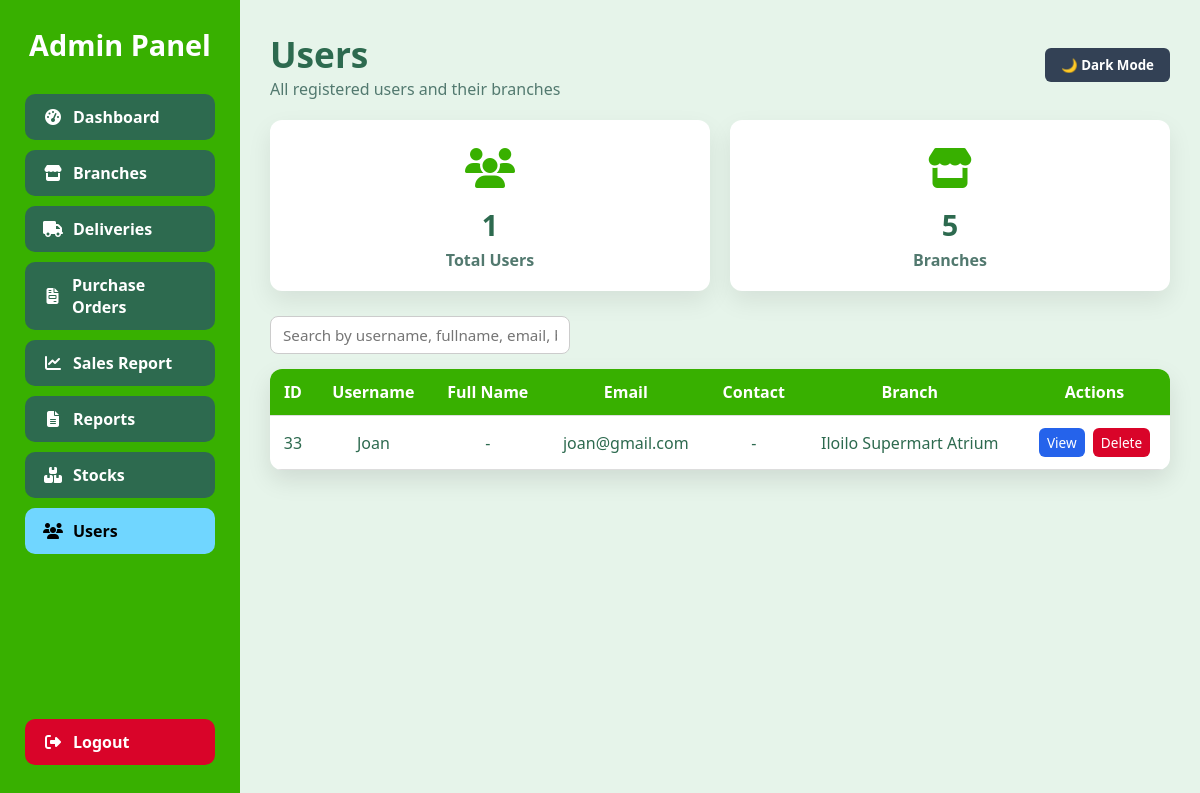
/users.php, run on an earlier commit of the app's database.
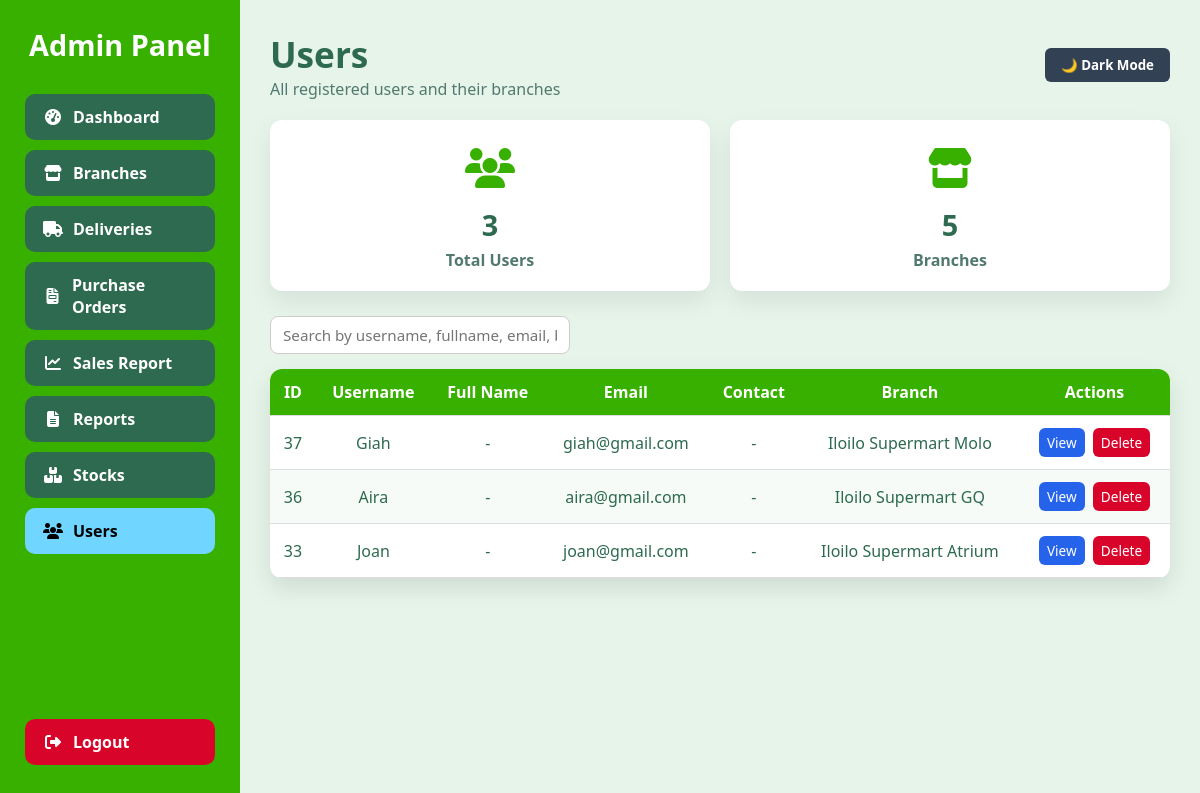
And on a later commit of the database.
### tables this page shows
CREATE TABLE `user` (
  `id` int(11) NOT NULL,
  `username` varchar(50) NOT NULL,
  `fullname` varchar(255) DEFAULT NULL,
  `email` varchar(100) NOT NULL,
  `contact` varchar(50) DEFAULT NULL,
  `photo` varchar(255) DEFAULT NULL,
  `password` varchar(255) NOT NULL,
  `created_at` timestamp NOT NULL DEFAULT current_timestamp(),
  `branch` varchar(100) NOT NULL,
  `branch_id` int(11) DEFAULT NULL
);

CREATE TABLE `branches` (
  `id` int(10) UNSIGNED NOT NULL,
  `branch_name` varchar(100) NOT NULL,
  `low_stock_threshold` int(10) UNSIGNED NOT NULL DEFAULT 100,
  `is_active` tinyint(1) NOT NULL DEFAULT 1,
  `created_at` datetime NOT NULL DEFAULT current_timestamp(),
  `updated_at` datetime NOT NULL DEFAULT current_timestamp() ON UPDATE current_timestamp()
);

### users_backend.php (called while the page is built, shortened)
<?php
include __DIR__ . '/../includes/db.php';
$total_users = $conn->query("SELECT COUNT(*) AS total FROM `user`");
$total_users = $total_users->fetch_assoc()['total'];
$total_branches = $conn->query("SELECT COUNT(*) AS total FROM branches");
$total_branches = $total_branches->fetch_assoc()['total'];
$users_result = $conn->query("
    SELECT u.id, u.username, u.fullname, u.email, u.contact, u.created_at,
           b.branch_name AS branch
    FROM `user` u
    LEFT JOIN branches b ON u.branch_id = b.id
    ORDER BY u.created_at DESC
");

### users.php (the view, shortened to what this page needs)
<?php
include __DIR__ . '/backend/users_backend.php';
?>
<!DOCTYPE html>
<html lang="en">
<head>
<link rel="stylesheet" href="https://cdnjs.cloudflare.com/ajax/libs/font-awesome/6.4.0/css/all.min.css">
</head>
<body>
<div class="wrapper">
<div class="sidebar">
    <h2>Admin Panel</h2>
    <a href="dashboard.php"><i class="fas fa-tachometer-alt"></i> Dashboard</a>
    <a href="branches.php"><i class="fas fa-store"></i> Branches</a>
    <a href="deliveries.php"><i class="fas fa-truck"></i> Deliveries</a>
    <a href="purchase_order.php"><i class="fas fa-file-invoice"></i> Purchase Orders</a>
    <a href="sales.php"><i class="fas fa-chart-line"></i> Sales Report</a>
    <a href="reports.php"><i class="fas fa-file-alt"></i> Reports</a>
    <a href="stocks.php"><i class="fas fa-boxes"></i> Stocks</a>
    <a href="users.php" class="active"><i class="fas fa-users"></i> Users</a>
    <a href="../index.html" class="logout"><i class="fas fa-sign-out-alt"></i> Logout</a>
</div>
<div class="main-content">
<div class="header">
    <div>
        <h1>Users</h1>
        <p>All registered users and their branches</p>
    </div>
    <button id="darkToggle">🌙 Dark Mode</button>
</div>
<div class="dashboard-grid">
    <div class="dashboard-card">
        <div class="icon"><i class="fas fa-users"></i></div>
        <h2><?= $total_users ?></h2>
        <p>Total Users</p>
    </div>
    <div class="dashboard-card">
        <div class="icon"><i class="fas fa-store"></i></div>
        <h2><?= $total_branches ?></h2>
        <p>Branches</p>
    </div>
</div>
<div class="search-container">
    <input type="text" id="searchInput" placeholder="Search by username, fullname, email, branch..." onkeyup="filterTable()">
</div>
<table id="usersTable">
<thead>
<tr>
    <th>ID</th>
    <th>Username</th>
    <th>Full Name</th>
    <th>Email</th>
    <th>Contact</th>
    <th>Branch</th>
    <th>Actions</th>
</tr>
</thead>
<tbody>
<?php while($user = $users_result->fetch_assoc()): ?>
<tr>
    <td><?= $user['id'] ?></td>
    <td><?= htmlspecialchars($user['username']) ?></td>
    <td><?= htmlspecialchars($user['fullname'] ?? '-') ?></td>
    <td><?= htmlspecialchars($user['email']) ?></td>
    <td><?= htmlspecialchars($user['contact'] ?? '-') ?></td>
    <td><?= htmlspecialchars($user['branch'] ?? 'N/A') ?></td>
    <td class="actions">
        <button class="view" onclick='showViewModal(<?= json_encode($user) ?>)'>View</button>
        <button class="delete" onclick='showDeleteModal(<?= $user["id"] ?>, "<?= htmlspecialchars($user["username"]) ?>")'>Delete</button>
    </td>
</tr>
<?php endwhile; ?>
</tbody>
</table>
</div>
</div>
</body>
</html>

What changed in the data, as far as the page shows it:
added user: id "37", username "Giah", fullname "-", email "giah@gmail.com", contact "-", branch.branch_name "Iloilo Supermart Molo"
added user: id "36", username "Aira", fullname "-", email "aira@gmail.com", contact "-", branch.branch_name "Iloilo Supermart GQ"
Also different on the page:
$total_users: "1" → "3"
